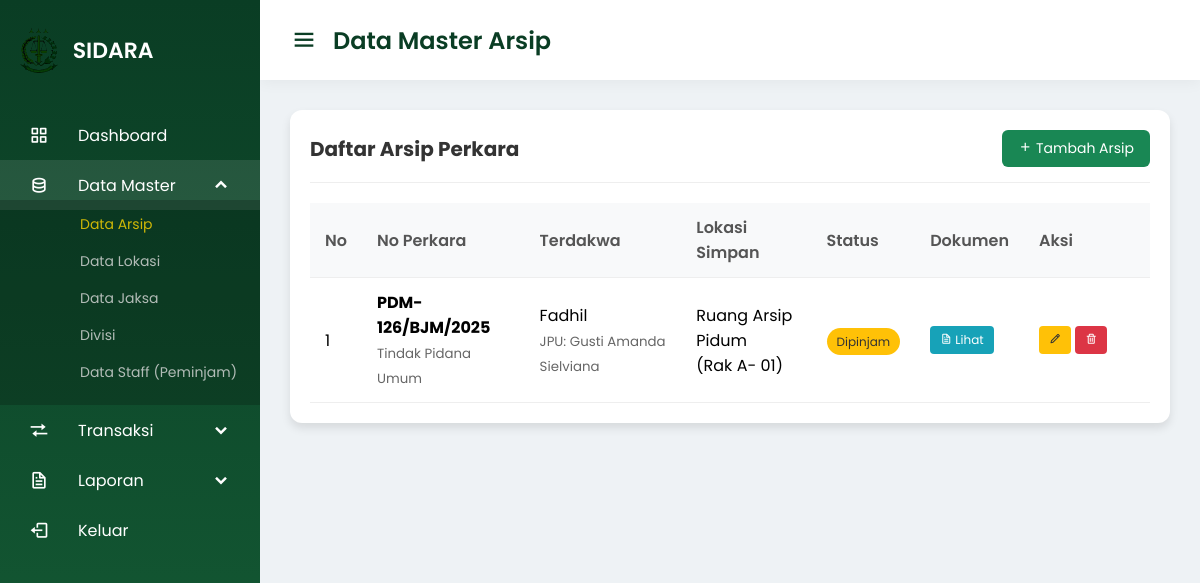
/SIDARA/admin/data_master/data_arsip/data_arsip.php (signed in), run on an earlier commit of the app's database.
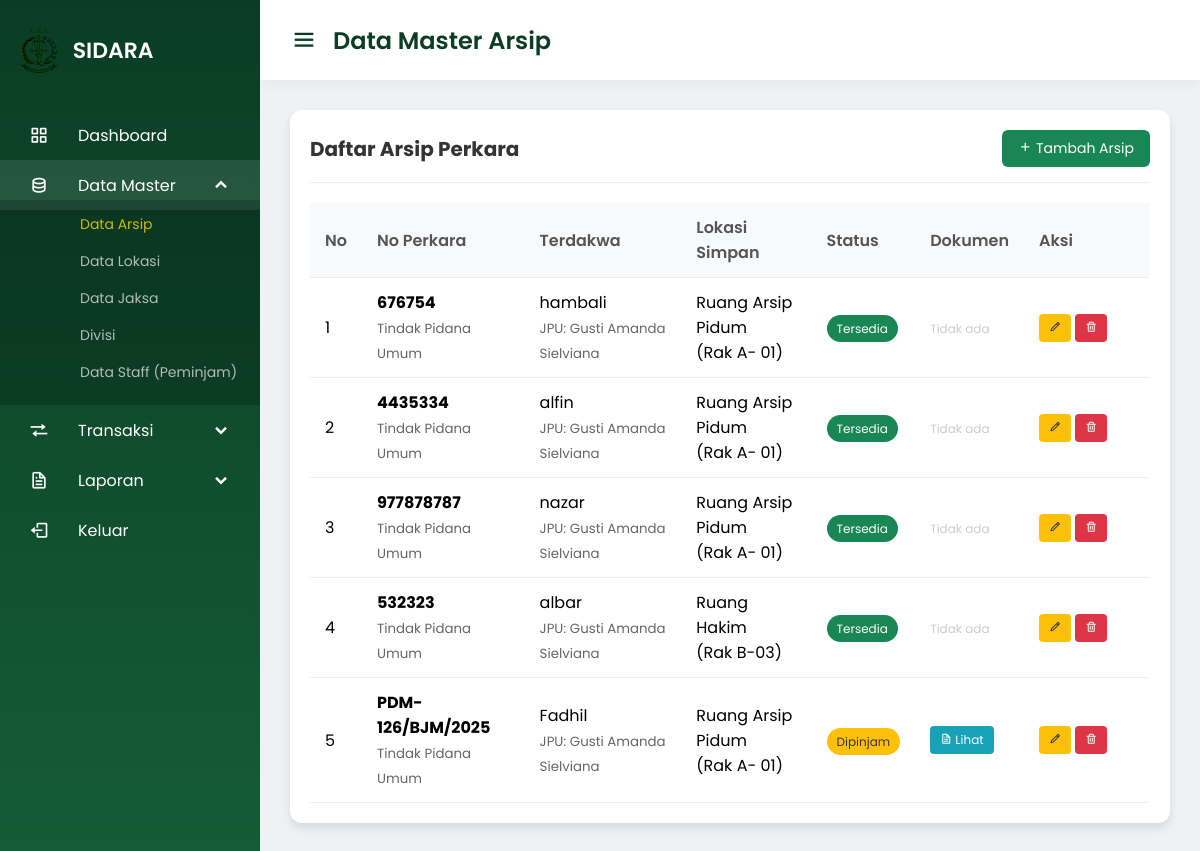
And on a later commit of the database.
### tables this page shows
CREATE TABLE `data_arsip` (
  `id_arsip` int NOT NULL,
  `no_perkara` varchar(100) NOT NULL,
  `nama_terdakwa` varchar(100) NOT NULL,
  `id_kategori` int DEFAULT NULL,
  `id_jaksa` int DEFAULT NULL,
  `id_lokasi` int DEFAULT NULL,
  `tanggal_masuk` date DEFAULT NULL,
  `status` enum('Ada','Dipinjam') DEFAULT 'Ada',
  `file_arsip` varchar(255) DEFAULT NULL
);

CREATE TABLE `kategori_perkara` (
  `id_kategori` int NOT NULL,
  `nama_kategori` varchar(100) NOT NULL
);

CREATE TABLE `data_jaksa` (
  `id_jaksa` int NOT NULL,
  `nip` varchar(50) NOT NULL,
  `nama_jaksa` varchar(100) NOT NULL,
  `jabatan` varchar(100) DEFAULT NULL
);

CREATE TABLE `data_lokasi` (
  `id_lokasi` int NOT NULL,
  `nama_lokasi` varchar(100) NOT NULL,
  `rak` varchar(50) DEFAULT NULL,
  `baris` varchar(50) DEFAULT NULL
);

### SIDARA/admin/data_master/data_arsip/data_arsip.php (the view, shortened to what this page needs)
<?php
include '../../../config/koneksi.php';
?>
<!DOCTYPE html>
<html lang="id">
<head>
    <link rel="stylesheet" href="/sidara/assets/style.css">
    <link href='https://unpkg.com/boxicons@2.0.7/css/boxicons.min.css' rel='stylesheet'>
</head>
<body>
    <?php include '../../layout/navbar.php'; ?>
    <section class="home-section">
        <nav>
            <div class="sidebar-button">
                <i class='bx bx-menu sidebarBtn'></i>
                <span class="dashboard">Data Master Arsip</span>
            </div>
        </nav>
        <div class="home-content">
            <div class="card">
                <div class="card-header">
                    <h3>Daftar Arsip Perkara</h3>
                    <a href="tambah_arsip.php" class="btn-add"><i class='bx bx-plus'></i> Tambah Arsip</a>
                </div>
                <div class="table-responsive">
                    <table>
                        <thead>
                            <tr>
                                <th>No</th>
                                <th>No Perkara</th>
                                <th>Terdakwa</th>
                                <th>Lokasi Simpan</th>
                                <th>Status</th>
                                <th>Dokumen</th>
                                <th width="15%">Aksi</th>
                            </tr>
                        </thead>
                        <tbody>
                            <?php
                            $no = 1;
                            $query = "SELECT * FROM data_arsip
                                      JOIN kategori_perkara ON data_arsip.id_kategori = kategori_perkara.id_kategori
                                      JOIN data_jaksa ON data_arsip.id_jaksa = data_jaksa.id_jaksa
                                      JOIN data_lokasi ON data_arsip.id_lokasi = data_lokasi.id_lokasi
                                      ORDER BY id_arsip DESC";
                            $sql = mysqli_query($conn, $query);
                            while ($d = mysqli_fetch_assoc($sql)) {
                            ?>
                                <tr>
                                    <td><?= $no++; ?></td>
                                    <td>
                                        <b><?= $d['no_perkara']; ?></b><br>
                                        <small style="color:#666;"><?= $d['nama_kategori']; ?></small>
                                    </td>
                                    <td>
                                        <?= $d['nama_terdakwa']; ?><br>
                                        <small style="color:#666;">JPU: <?= $d['nama_jaksa']; ?></small>
                                    </td>
                                    <td><?= $d['nama_lokasi']; ?> <br> (Rak <?= $d['rak']; ?>)</td>
                                    <td>
                                        <?php if ($d['status'] == 'Ada') { ?>
                                            <span class="badge badge-success">Tersedia</span>
                                        <?php } else { ?>
                                            <span class="badge badge-warning">Dipinjam</span>
                                        <?php } ?>
                                    </td>
                                    <td align="center">
                                        <?php if ($d['file_arsip'] != "") { ?>
                                            <a href="/sidara/uploads/<?= $d['file_arsip']; ?>" target="_blank" class="btn-sm btn-view">
                                                <i class='bx bx-file'></i> Lihat
                                            </a>
                                        <?php } else { ?>
                                            <span style="color:#ccc; font-size:12px;">Tidak ada</span>
                                        <?php } ?>
                                    </td>
                                    <td>
                                        <a href="edit_arsip.php?id=<?= $d['id_arsip']; ?>" class="btn-sm btn-edit" title="Edit"><i class='bx bx-pencil'></i></a>
                                        <a href="hapus_arsip.php?id=<?= $d['id_arsip']; ?>" class="btn-sm btn-delete" onclick="return confirm('Yakin ingin menghapus arsip ini?')" title="Hapus"><i class='bx bx-trash'></i></a>
                                    </td>
                                </tr>
                            <?php } ?>
                        </tbody>
                    </table>
                </div>
            </div>
        </div>
    </section>
</body>
</html>

What changed in the data, as far as the page shows it:
added data_arsip: no_perkara "676754", id_kategori.nama_kategori "Tindak Pidana Umum", nama_terdakwa "hambali", id_jaksa.nama_jaksa "Gusti Amanda Sielviana", id_lokasi.nama_lokasi "Ruang Arsip Pidum", id_lokasi.rak "A- 01", status "Tersedia", shows "Tidak ada"
added data_arsip: no_perkara "4435334", id_kategori.nama_kategori "Tindak Pidana Umum", nama_terdakwa "alfin", id_jaksa.nama_jaksa "Gusti Amanda Sielviana", id_lokasi.nama_lokasi "Ruang Arsip Pidum", id_lokasi.rak "A- 01", status "Tersedia", shows "Tidak ada"
added data_arsip: no_perkara "977878787", id_kategori.nama_kategori "Tindak Pidana Umum", nama_terdakwa "nazar", id_jaksa.nama_jaksa "Gusti Amanda Sielviana", id_lokasi.nama_lokasi "Ruang Arsip Pidum", id_lokasi.rak "A- 01", status "Tersedia", shows "Tidak ada"
added data_arsip: no_perkara "532323", id_kategori.nama_kategori "Tindak Pidana Umum", nama_terdakwa "albar", id_jaksa.nama_jaksa "Gusti Amanda Sielviana", id_lokasi.nama_lokasi "Ruang Hakim", id_lokasi.rak "B-03", status "Tersedia", shows "Tidak ada"
